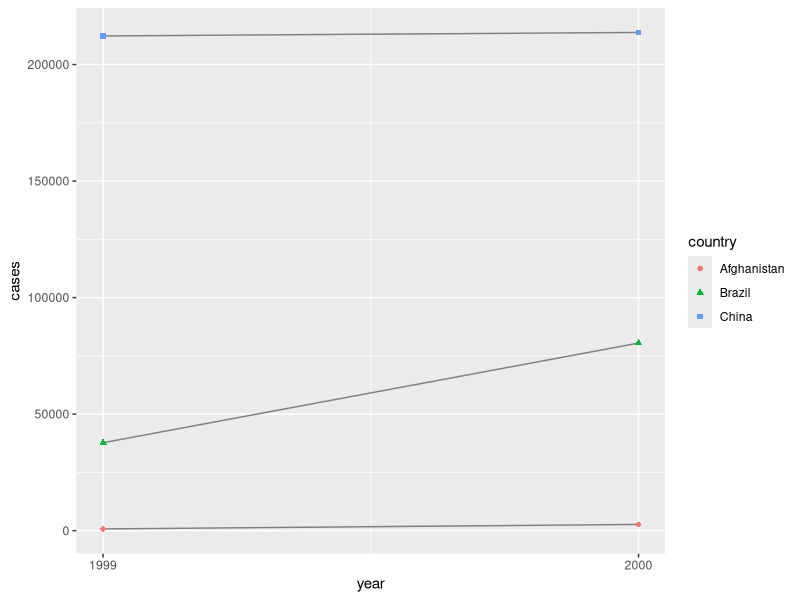
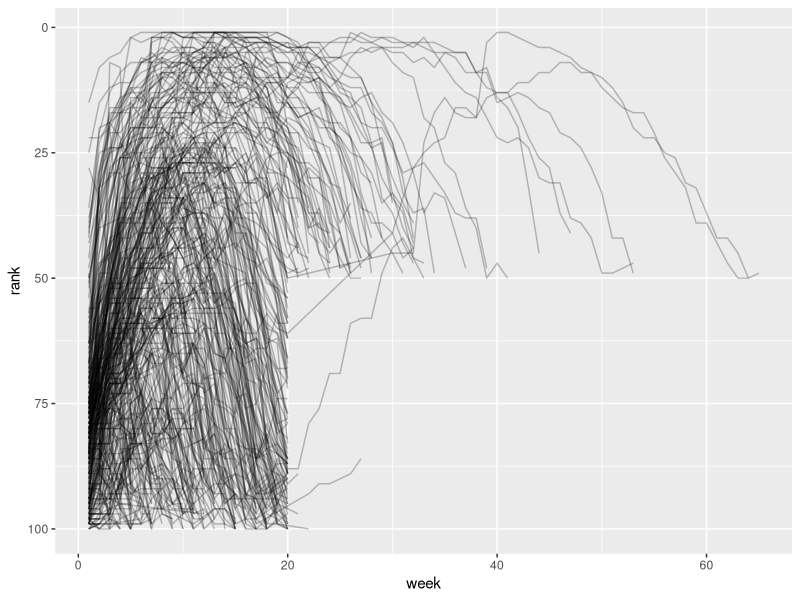

These charts were generated, in order, by the following R code:

#####  R. version: 4.3.2 2023/10/31  #####

##### from the book "R for Data Science" #####
##### Oreilly & Associates Inc; 2nd edition (July 18, 2023) #####

#####    code tested on _________   #####


##### 5  Data tidying #####


##### 5.1 Introduction #####

# In this chapter, you will learn a consistent way to organize your data in R using a 
# system called tidy data. Getting your data into this format requires some work up front, 
# but that work pays off in the long term. Once you have tidy data and the tidy tools 
# provided by packages in the tidyverse, you will spend much less time munging data from one 
# representation to another, allowing you to spend more time on the data questions you 
# care about.


##### 5.1.1 Prerequisites ######

# In this chapter, we’ll focus on tidyr, a package that provides a bunch of tools to help 
# tidy up your messy datasets. tidyr is a member of the core tidyverse.

library(tidyverse)


##### 5.2 Tidy data #####

# You can represent the same underlying data in multiple ways. The example below shows 
# the same data organized in three different ways. Each dataset shows the same values 
# of four variables: country, year, population, and number of documented cases of TB 
# (tuberculosis), but each dataset organizes the values in a different way.

table1

table2

table3

# One of them, table1, will be much easier to work with inside the tidyverse 
# because it’s tidy.

# There are three interrelated rules that make a dataset tidy:

  # Each variable is a column; each column is a variable.
  # Each observation is a row; each row is an observation.
  # Each value is a cell; each cell is a single value.

# dplyr, ggplot2, and all the other packages in the tidyverse are designed to work with 
# tidy data. Here are a few small examples showing how you might work with table1.

# Compute rate per 10,000
table1 |>
  mutate(rate = cases / population * 10000)   # add a new column

# Compute total cases per year
table1 |> 
  group_by(year) |>    # we group year and we work for year column
  summarize(total_cases = sum(cases))  # we sum all cases per year, adding 
                                       # the column total_cases

# Visualize changes over time
ggplot(table1, aes(x = year, y = cases)) +
  geom_line(aes(group = country), color = "grey50") +
  geom_point(aes(color = country, shape = country)) +
  scale_x_continuous(breaks = c(1999, 2000)) # x-axis breaks at 1999 and 2000

# in Brazil we have the major increasement of cases from 1999 to 2000


##### 5.3 Lengthening data #####

# tidyr provides two functions for pivoting data: pivot_longer() and pivot_wider(). 
# We’ll first start with pivot_longer() because it’s the most common case. Let’s dive 
# into some examples.


##### 5.3.1 Data in column names #####

# The billboard dataset records the billboard rank of songs in the year 2000:

billboard

# In this dataset, each observation is a song. The first three columns (artist, track 
# and date.entered) are variables that describe the song. Then we have 76 columns 
# (wk1-wk76) that describe the rank of the song in each week1. Here, the column names 
# are one variable (the week) and the cell values are another (the rank).

# To tidy this data, we’ll use pivot_longer():

billboard |> 
  pivot_longer(
    cols = starts_with("wk"), 
    names_to = "week",  # "week"  quoted because those are new variables we’re creating
    values_to = "rank"  # "rank"     "      "        "        "        "          "
  )

# we have finally more rows and less columns

# After the data, there are three key arguments:

  # - cols specifies which columns need to be pivoted, i.e. which columns aren’t variables. 
  #   This argument uses the same syntax as select() so here we could use !c(artist, track, 
  #   date.entered) or starts_with("wk").
  # - names_to names the variable stored in the column names, we named that variable week.
  # - values_to names the variable stored in the cell values, we named that variable rank.

# Now let’s turn our attention to the resulting, longer data frame. What happens if a 
# song is in the top 100 for less than 76 weeks? Take 2 Pac’s “Baby Don’t Cry”, 
# for example. The above output suggests that it was only in the top 100 for 7 weeks, 
# and all the remaining weeks are filled in with missing values. These NAs don’t really 
# represent unknown observations; they were forced to exist by the structure of the 
# dataset2, so we can ask pivot_longer() to get rid of them by setting 
# values_drop_na = TRUE:

billboard |> 
  pivot_longer(
    cols = starts_with("wk"), 
    names_to = "week", 
    values_to = "rank",
    values_drop_na = TRUE
  )

# The number of rows is now much lower, indicating that many rows with NAs were dropped.

# You might also wonder what happens if a song is in the top 100 for more than 76 weeks? 
# We can’t tell from this data, but you might guess that additional columns 
# wk77, wk78, … would be added to the dataset.

# This data is now tidy, but we could make future computation a bit easier by converting 
# values of week from character strings to numbers 
# using mutate() and readr::parse_number(). parse_number() is a handy function 
# that will extract the first number from a string, ignoring all other text.

billboard_longer <- billboard |> 
  pivot_longer(
    cols = starts_with("wk"), 
    names_to = "week", 
    values_to = "rank",
    values_drop_na = TRUE
  ) |> 
  mutate(
    week = parse_number(week) # will extract the first number from a string, 
                              # ignoring all other text.
  )

billboard_longer

# Now that we have all the week numbers in one variable and all the rank values in 
# another, we’re in a good position to visualize how song ranks vary over time. 
# The code is shown below and the result is in Figure 5.2. We can see that very few 
# songs stay in the top 100 for more than 20 weeks.

billboard_longer |> 
  ggplot(aes(x = week, y = rank, group = track)) + 
  geom_line(alpha = 0.25) + 
  scale_y_reverse()


##### 5.3.2 How does pivoting work? #####

# Now that you’ve seen how we can use pivoting to reshape our data, let’s take a little 
# time to gain some intuition about what pivoting does to the data. Let’s start with a 
# very simple dataset to make it easier to see what’s happening. Suppose we have three 
# patients with ids A, B, and C, and we take two blood pressure measurements on each 
# patient. We’ll create the data with tribble(), a handy function for constructing 
# small tibbles by hand:

df <- tribble(
  ~id,  ~bp1, ~bp2,
   "A",  100,  120,
   "B",  140,  115,
   "C",  120,  125
)

# We want our new dataset to have three variables: id (already exists), measurement 
# (the column names), and value (the cell values). To achieve this, we need to 
# pivot df longer:

df |> 
  pivot_longer(
    cols = bp1:bp2,
    names_to = "measurement",
    values_to = "value"
  )


##### 5.3.3 Many variables in column names #####

# A more challenging situation occurs when you have multiple pieces of information 
# crammed into the column names, and you would like to store these in separate new 
# variables. For example, take the who2 dataset, the source of table1 and friends 
# that you saw above:

who2

# This dataset, collected by the World Health Organisation, records information about 
# tuberculosis diagnoses. There are two columns that are already variables and are easy 
# to interpret: country and year. They are followed by 56 columns like sp_m_014, 
# ep_m_4554, and rel_m_3544. If you stare at these columns for long enough, you’ll 
# notice there’s a pattern. Each column name is made up of three pieces separated 
# by _. The first piece, sp/rel/ep, describes the method used for the diagnosis, 
# he second piece, m/f is the gender (coded as a binary variable in this dataset), 
# and the third piece, 014/1524/2534/3544/4554/5564/65 is the age range 
# (014 represents 0-14, for example).

# So in this case we have six pieces of information recorded in who2: the country and 
# the year (already columns); the method of diagnosis, the gender category, and the 
# age range category (contained in the other column names); and the count of patients 
# in that category (cell values). To organize these six pieces of information in six 
# separate columns, we use pivot_longer() with a vector of column names for names_to 
# and instructors for splitting the original variable names into pieces for names_sep 
# as well as a column name for values_to:

who2 |> 
  pivot_longer(
    cols = !(country:year),
    names_to = c("diagnosis", "gender", "age"), 
    names_sep = "_",
    values_to = "count"
  )

# An alternative to names_sep is names_pattern, which you can use to extract variables 
# from more complicated naming scenarios, once you’ve learned about regular expressions 
# in Chapter 15.


##### 5.3.4 Data and variable names in the column headers #####

# The next step up in complexity is when the column names include a mix of variable 
# values and variable names. For example, take the household dataset:

household

# This dataset contains data about five families, with the names and dates of birth of up 
# to two children. The new challenge in this dataset is that the column names contain the 
# names of two variables (dob, name) and the values of another (child, with values 1 or 2). 
# To solve this problem we again need to supply a vector to names_to but this time we 
# use the special ".value" sentinel; this isn’t the name of a variable but a unique 
# value that tells pivot_longer() to do something different. This overrides the usual 
# values_to argument to use the first component of the pivoted column name as a variable 
# name in the output.

household |> 
  pivot_longer(
    cols = !family, 
    names_to = c(".value", "child"), 
    names_sep = "_", 
    values_drop_na = TRUE
  )

# We again use values_drop_na = TRUE, since the shape of the input forces the creation 
# of explicit missing variables (e.g., for families with only one child).













